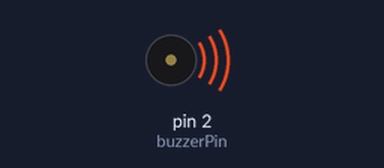
The sketch below on a simulated Arduino Uno, built with avr-gcc and run on an emulated ATmega328P. Shown: buzzer (waves = sounding).

Above: at 0.2 s.
Timing chart, 0 to 3.0 s (numbered marks = the images above):
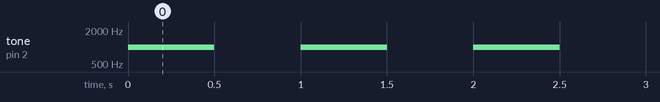

Measured:
- by itself, tone on pin 2 (buzzerPin): alternates 1000 Hz for 0.50 s and silent for 0.50 s

The sketch:

buzzer.ino
```cpp
int buzzerPin = 2; //Buzzer modülünün bağlı olduğu pin numarası

void setup() {
  pinMode(buzzerPin, OUTPUT); //Buzzer modülünün çıkış olarak tanımlanması
  Serial.begin(9600); //Serial port bağlantısının başlatılması
}

void loop() {
  tone(buzzerPin, 1000); //Buzzer modülünün 1000Hz ses üretebilmesi için ton verilmesi
  delay(500); //500ms bekleme
  noTone(buzzerPin); //Buzzer modülünün ses üretiminin durdurulması
  delay(500); //500ms bekleme
}
```
